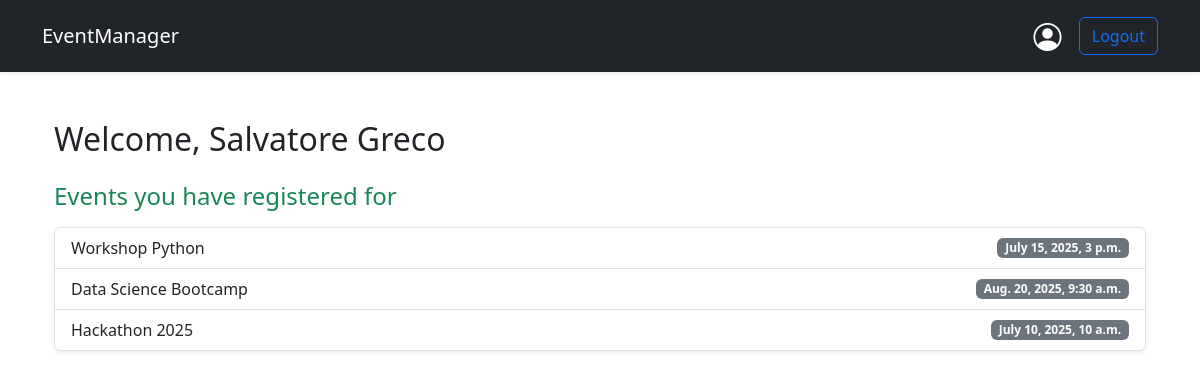
Screenshot of /users/profile/ (signed in) with the database file from the repository.
### users/models.py (models this page shows)
class CustomUser(AbstractUser):
    is_organizer = models.BooleanField(default=False) # Default is attendee
    objects = CustomUserManager()

### events/models.py (models this page shows)
class Events(models.Model):
    id = models.AutoField(primary_key=True) # Non dovrebbe essere necessario
    name = models.CharField(max_length=50)
    place_name = models.CharField(max_length=50)
    place_address = models.CharField(max_length=100)
    price = models.DecimalField(decimal_places=2, max_digits=5)
    date = models.DateTimeField(default=timezone.now)
    organizer_id = models.ForeignKey(CustomUser, on_delete=models.CASCADE, related_name='event_organizer')
    registration = models.ManyToManyField(to=CustomUser)
    class Meta:
        permissions = [
            ("can_register", "Determine whether a user can register"),
            ("view_own_registration", "Determine whether a user can view his own registration"),
            ("view_attendee", "Determine whether a user can view attendee at their own events")
        ]

### users/views.py (the view)
# urls.py: path('profile/', views.profile_view, name='profile')
@login_required
def profile_view(request):
    if request.method == 'GET':
        user = request.user
        if user.is_organizer:
            events = Events.objects.filter(organizer_id=user.id)
        else:
            if not request.user.has_perm('events.view_own_registration'): raise PermissionDenied
            events = Events.objects.filter(registration=user.id)
        return render(request, 'profile.html',
                      {'first_name': user.first_name, 'last_name': user.last_name, 'events': events})

### templates/profile.html
{% extends 'base.html' %}
{% load crispy_forms_tags %}
{% block content %}
    <div class="container mt-5">
        <div class="mb-4">
            <h2 class="fw-light">Welcome, <strong>{{ first_name }} {{ last_name }}</strong></h2>
        </div>
    <div class="d-flex justify-content-between align-items-center">
        {% if user.is_organizer %}
            <h4 class="mb-3 text-primary">Events you have organized</h4>
            <a href="{% url 'events:organizer-create' %}" class="btn btn-primary">Create event</a>
        {% else %}
            <h4 class="mb-3 text-success">Events you have registered for</h4>
        {% endif %}
    </div>
        {% if events %}
            <div class="list-group shadow-sm">
                {% for event in events %}
                    <a href="{% url 'events:event-details' event.id %}" class="list-group-item list-group-item-action d-flex justify-content-between align-items-center">
                        {{ event.name }}
                        <span class="badge bg-secondary">{{ event.date }}</span>
                    </a>
                {% endfor %}
            </div>
        {% else %}
            <div class="alert alert-info mt-3" role="alert">
                No events found.
            </div>
        {% endif %}
    </div>
{% endblock %}

### rows the page displays
CustomUser: first_name "Salvatore", last_name "Greco"
Events: name "Workshop Python", date "July 15, 2025, 3 p.m."
Events: name "Data Science Bootcamp", date "Aug. 20, 2025, 9:30 a.m."
Events: name "Hackathon 2025", date "July 10, 2025, 10 a.m."
